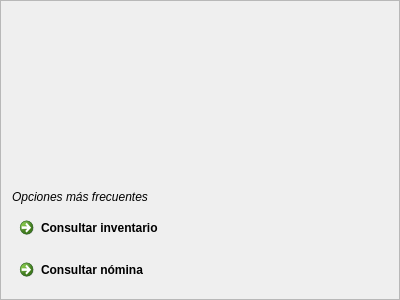
<?xml version="1.0" encoding="UTF-8"?>
<ui version="4.0">
 <class>FInicio</class>
 <widget class="QFrame" name="FInicio">
  <property name="geometry">
   <rect>
    <x>0</x>
    <y>0</y>
    <width>400</width>
    <height>300</height>
   </rect>
  </property>
  <property name="windowTitle">
   <string>Frame</string>
  </property>
  <property name="frameShape">
   <enum>QFrame::StyledPanel</enum>
  </property>
  <property name="frameShadow">
   <enum>QFrame::Raised</enum>
  </property>
  <layout class="QVBoxLayout" name="verticalLayout">
   <item>
    <spacer name="verticalSpacer">
     <property name="orientation">
      <enum>Qt::Vertical</enum>
     </property>
     <property name="sizeHint" stdset="0">
      <size>
       <width>20</width>
       <height>170</height>
      </size>
     </property>
    </spacer>
   </item>
   <item>
    <widget class="QLabel" name="label">
     <property name="text">
      <string>&lt;i&gt;Opciones más frecuentes&lt;/i&gt;</string>
     </property>
    </widget>
   </item>
   <item>
    <widget class="QCommandLinkButton" name="commandLinkButton">
     <property name="text">
      <string>Consultar inventario</string>
     </property>
    </widget>
   </item>
   <item>
    <widget class="QCommandLinkButton" name="commandLinkButton_2">
     <property name="text">
      <string>Consultar nómina</string>
     </property>
    </widget>
   </item>
  </layout>
 </widget>
 <resources/>
 <connections/>
</ui>
